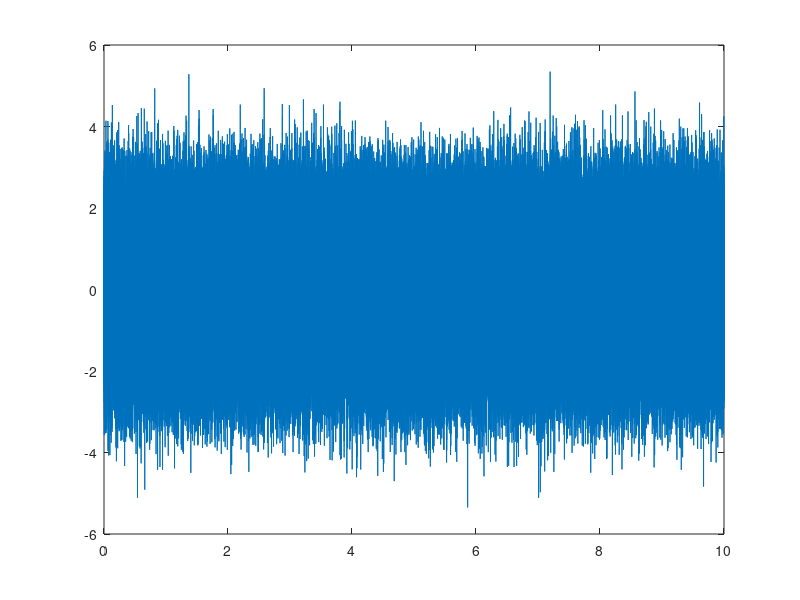

Recreate this plot in MATLAB.
% Als voorbeeld witte ruis met een sample freq van 50 kHz
Fs = 50e3;
t = 10;
y = wgn(Fs*t,1,1);
dt = 0.1;

steps = floor(t/dt);
plot(0:1/Fs:(t-1/Fs),y);
xlim = get(gca, 'XLim');
ylim = get(gca, 'YLim');
soundsc(y,Fs);
for I = 1:steps
    lijn = line(dt*(I-1)*[1 1],[ylim(1) ylim(2)], 'color', 'r', ...
        'LineWidth', 1.5, 'LineStyle', '--');
    pause(dt);
    delete(lijn);
end